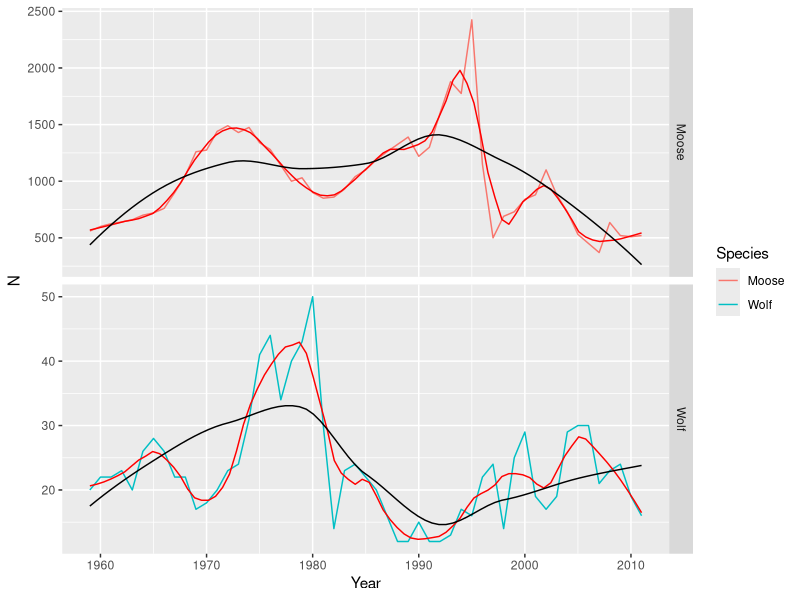
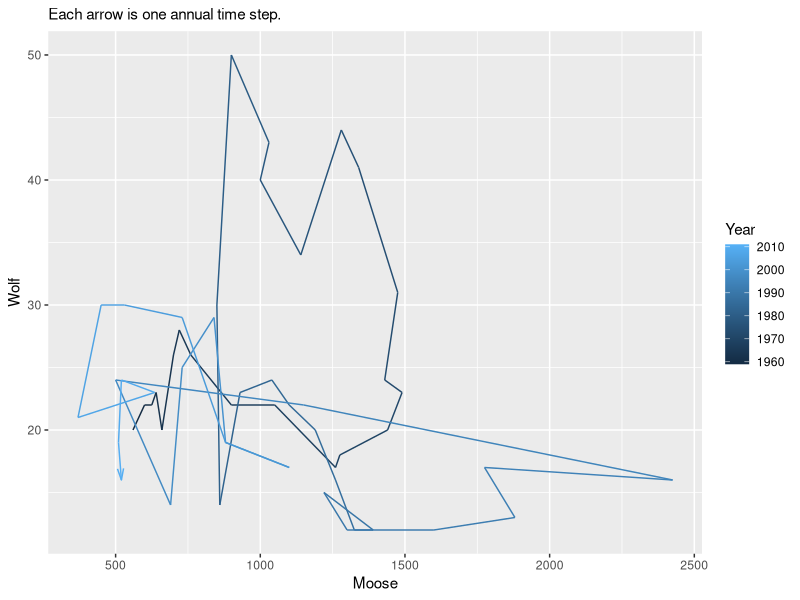
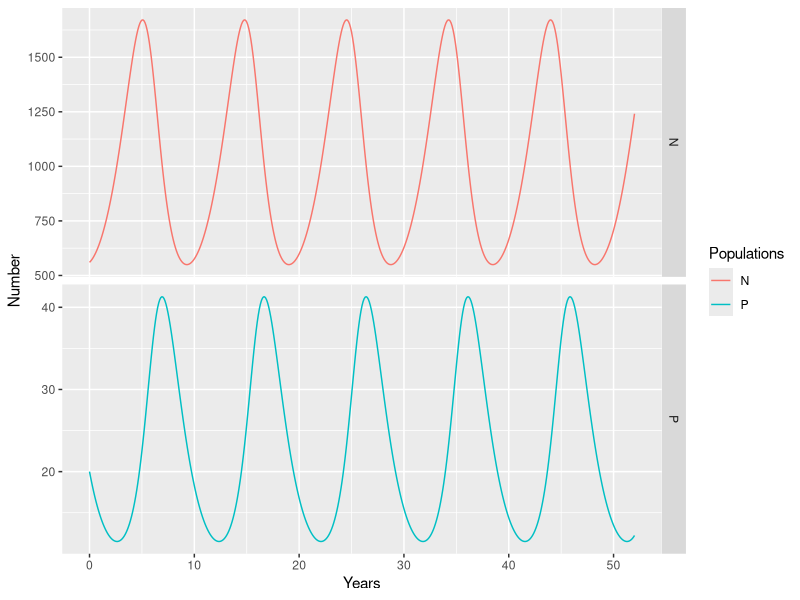
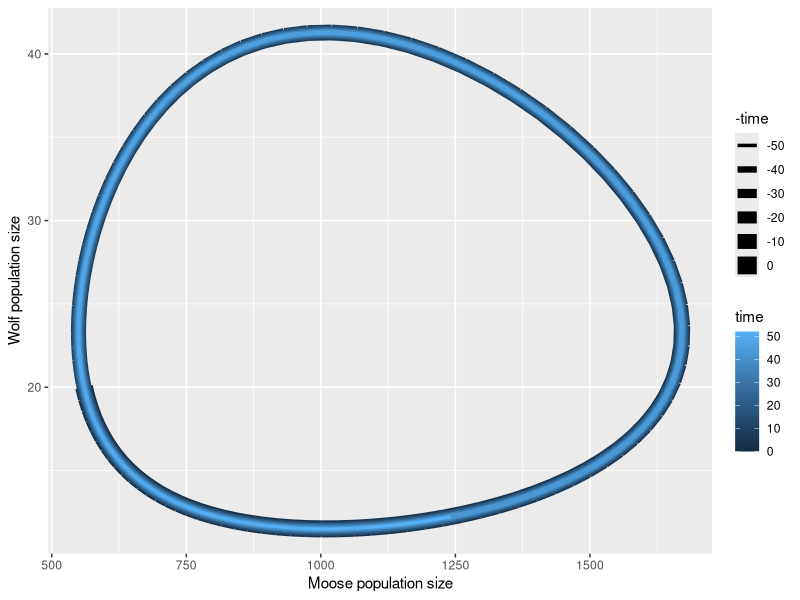
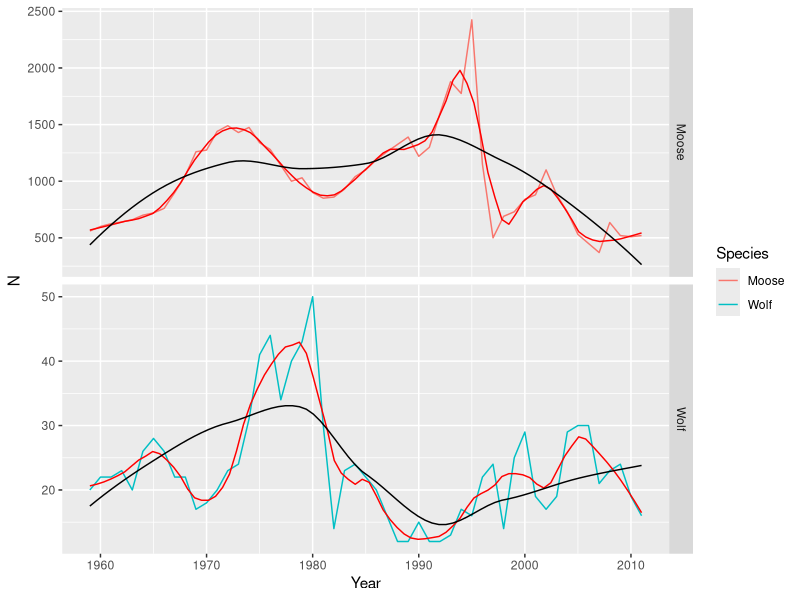
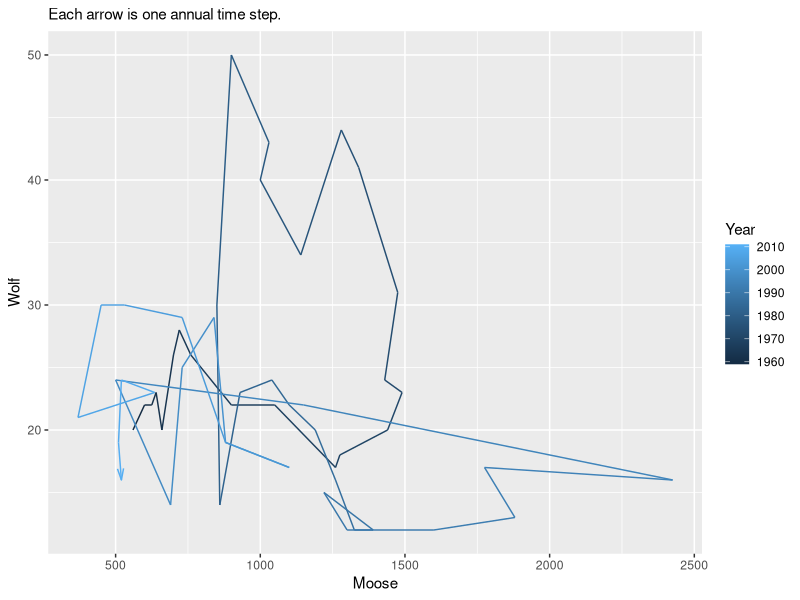
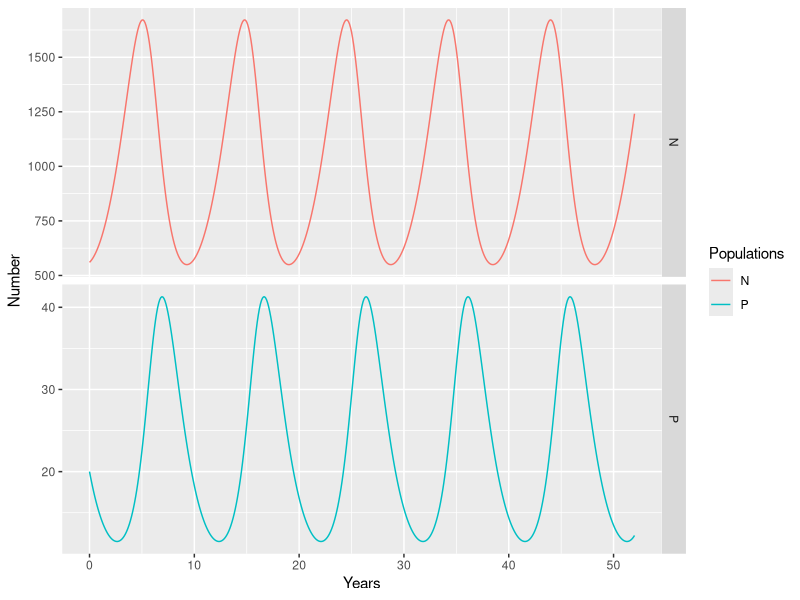
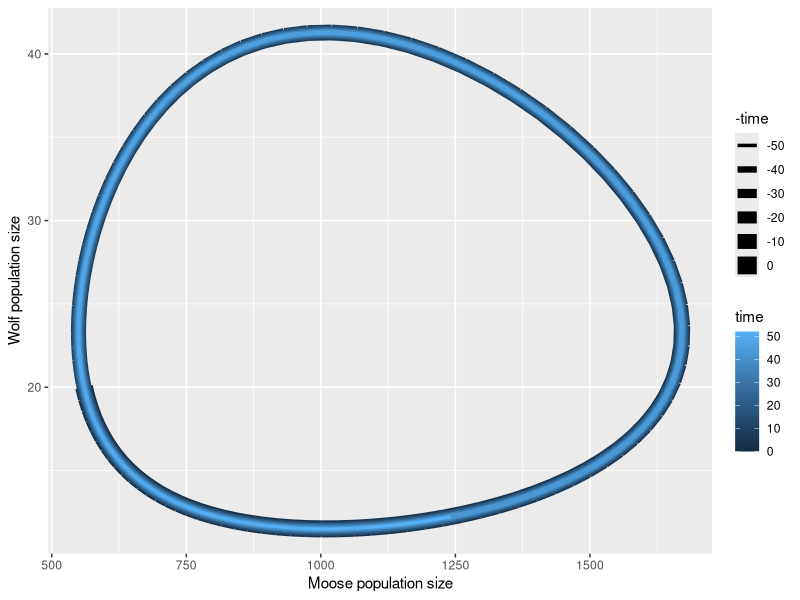

Recreate these plots in R, in order.
## ---- chunk 1
getwd()
## ---- chunk 2
#| message: false
## This script is for chapter XX in Hank's Intro to Ecology primer.

## We always use...
library(tidyverse)
## or usually just ggplot2 and dplyr packages within the tidyverse.
## ---- chunk 3
library(deSolve)
## ---- chunk 4
#| echo: false
d <- read.csv("data/isleRoyaleData.csv",
              skip=2)
## ---- chunk 5
# glimpse(d)
# or 
str(d)
## ---- chunk 6
#| label: fig-mw1
#| fig-cap: "Natural populations undergo fluctuations. Here we smooth the data over different proportions of the time series to reveal different patterns of squiggliness."
#| message: false
ggplot(d, aes(Year, N, colour=Species)) + geom_line() + 
  facet_grid(Species~., scales = "free") + 
  geom_smooth( se=FALSE, span=.2, color="red", linewidth=.5) + 
  geom_smooth( se=FALSE, span=.7, color="black", linewidth=.5) 
ggsave("figs/MooseWolfTS.png", height=5, width=6)
## ---- chunk 7
#| label: fig-MWpp
#| fig-cap: "Use this phase plane plot to count how many times the populations undergo a complete counterclockwise cycle."
dw <- pivot_wider(d, names_from=Species, values_from=N)
ggplot(dw, aes(Moose, Wolf, colour=Year)) + 
  geom_path(arrow=arrow(length=unit(3, "mm"), angle = 15, type = "open")) + 
  labs(subtitle="Each arrow is one annual time step.")
ggsave("figs/MooseWolfPP.png", height=5, width=5.5)
## ---- chunk 8
# the number of observations or rows of data
n <- nrow(dw)

# predator and prey numbers for all years except the last.
Pt <- dw$Wolf[-n]
Nt <- dw$Moose[-n]

# predator and prey numbers for all years except the first
Pt1 <- dw$Wolf[-1]
Nt1 <- dw$Moose[-1]
## ---- chunk 9
# each year's r
r <- log(Pt1/Pt)
r
# the maximum
rMax <- max(r)
rMax
## ---- chunk 10
a <- rMax / mean(dw$Wolf)
a
## ---- chunk 11
# mortality, estimated as the minimum log( P[t+1] / P[t] )
m <- abs( min(r) )
m
## ---- chunk 12
b <- m / (a * mean(dw$Moose))
b
## ---- chunk 13
predpreyLV <- function(t, y, p) {
    with( as.list( c(y,p) ), {
      dN <- r*N - a*N*P
      dP <- b*a*N*P - m*P
      return( list( c(dN, dP) ))
    })
}
## ---- chunk 14
parms <- c(r = rMax, a=a, b=b, m=m)
y0 <- c(N=560, P=20)
times <- seq(0, 52, by=0.1)
## ---- chunk 15
out <- ode(y=y0, t=times, fun=predpreyLV, parms=parms)
## ---- chunk 16
#| label: fig-LVts
#| fig-cap: "Predicted Lotka-Volterra dynamics based on the Isle Royale moose-wolf data."
op <- out %>% as.data.frame() %>%
  pivot_longer(cols=N:P, names_to = "Populations", 
                   values_to="Number")

ggplot(op, aes(x=time, y=Number, colour=Populations)) + geom_line() +
      labs(x="Years") + scale_color_discrete(breaks=c("N","P")) + 
      facet_grid(Populations~., scales="free")

ggsave("figs/LV_MooseWolfTS.png", height=5, width=6)
## ---- chunk 17
#| label: fig-LVpp
#| fig-cap: "Phase plane diagram of the Lotka-Volterra model of moose wolf dynamics. Once the paramters are fixed and the initial abundances are selected, then the dynamics are completely determined. Initial abundances are moose (560) and wolves (20). The line is black and widest in 1959, and becomes progressively more narrow and blue over time."
outw <- out %>% as.data.frame() 

ggplot(outw, aes(N, P, linewidth= -time, color=time)) + 
  geom_path() + 
  labs(x="Moose population size", y="Wolf population size" )
ggsave("figs/LV_MooseWolfPP.png", height=5, width=6)
